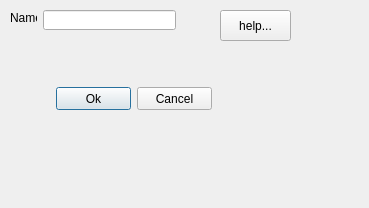
<?xml version="1.0" encoding="UTF-8"?>
<ui version="4.0">
 <class>Dialog</class>
 <widget class="QDialog" name="Dialog">
  <property name="geometry">
   <rect>
    <x>0</x>
    <y>0</y>
    <width>369</width>
    <height>208</height>
   </rect>
  </property>
  <property name="windowTitle">
   <string>Dialog</string>
  </property>
  <widget class="QToolButton" name="toolButton">
   <property name="geometry">
    <rect>
     <x>220</x>
     <y>10</y>
     <width>71</width>
     <height>31</height>
    </rect>
   </property>
   <property name="toolTip">
    <string>&lt;html&gt;&lt;head/&gt;&lt;body&gt;&lt;p&gt;Sokolove, Phillip G., and Wayne N. Bushell. &amp;quot;The chi square periodogram: its utility for analysis of circadian rhythms.&amp;quot; Journal of Theoretical Biology 72.1 (1978): 131-160&lt;/p&gt;&lt;/body&gt;&lt;/html&gt;</string>
   </property>
   <property name="text">
    <string>help...</string>
   </property>
  </widget>
  <widget class="QPushButton" name="pushButton">
   <property name="geometry">
    <rect>
     <x>56</x>
     <y>87</y>
     <width>75</width>
     <height>23</height>
    </rect>
   </property>
   <property name="text">
    <string>Ok</string>
   </property>
  </widget>
  <widget class="QPushButton" name="pushButton_2">
   <property name="geometry">
    <rect>
     <x>137</x>
     <y>87</y>
     <width>75</width>
     <height>23</height>
    </rect>
   </property>
   <property name="text">
    <string>Cancel</string>
   </property>
  </widget>
  <widget class="QLabel" name="label">
   <property name="geometry">
    <rect>
     <x>10</x>
     <y>10</y>
     <width>27</width>
     <height>16</height>
    </rect>
   </property>
   <property name="text">
    <string>Name</string>
   </property>
   <property name="buddy">
    <cstring>lineEdit</cstring>
   </property>
  </widget>
  <widget class="QLineEdit" name="lineEdit">
   <property name="geometry">
    <rect>
     <x>43</x>
     <y>10</y>
     <width>133</width>
     <height>20</height>
    </rect>
   </property>
  </widget>
 </widget>
 <layoutdefault spacing="6" margin="11"/>
 <tabstops>
  <tabstop>lineEdit</tabstop>
  <tabstop>pushButton</tabstop>
  <tabstop>pushButton_2</tabstop>
 </tabstops>
 <resources/>
 <connections>
  <connection>
   <sender>pushButton_2</sender>
   <signal>clicked()</signal>
   <receiver>Dialog</receiver>
   <slot>close()</slot>
   <hints>
    <hint type="sourcelabel">
     <x>211</x>
     <y>109</y>
    </hint>
    <hint type="destinationlabel">
     <x>185</x>
     <y>102</y>
    </hint>
   </hints>
  </connection>
  <connection>
   <sender>pushButton</sender>
   <signal>clicked()</signal>
   <receiver>Dialog</receiver>
   <slot>accept()</slot>
   <hints>
    <hint type="sourcelabel">
     <x>129</x>
     <y>109</y>
    </hint>
    <hint type="destinationlabel">
     <x>42</x>
     <y>94</y>
    </hint>
   </hints>
  </connection>
 </connections>
</ui>
